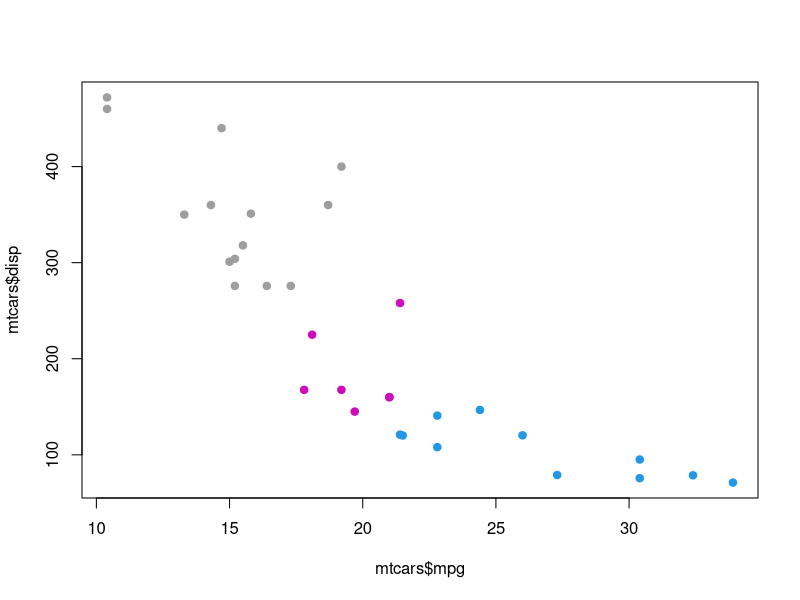
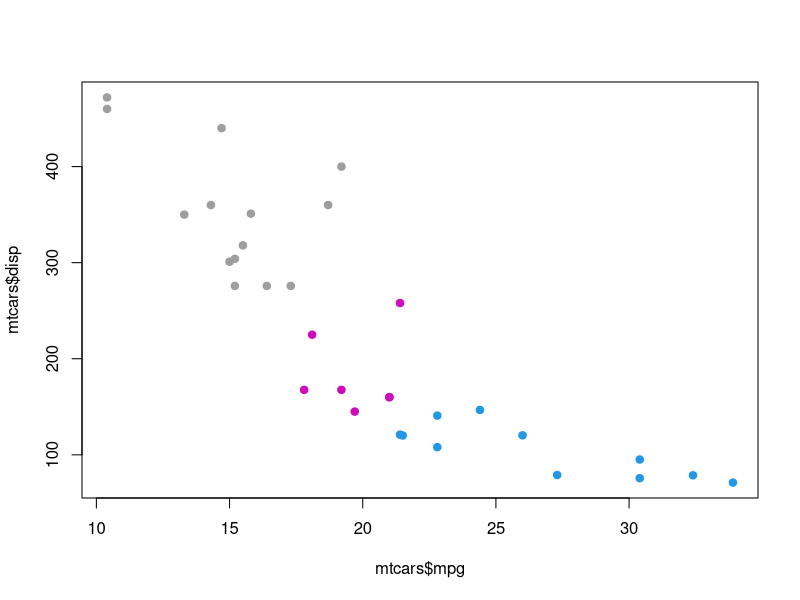
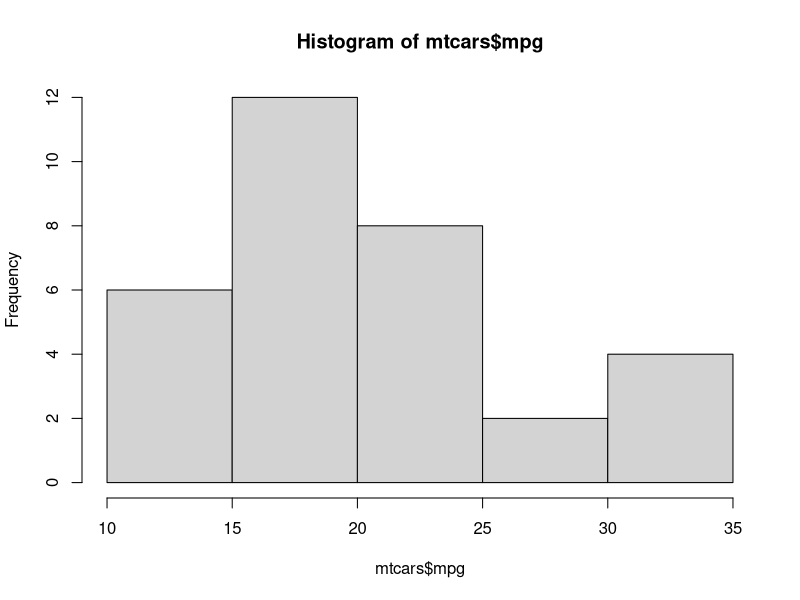
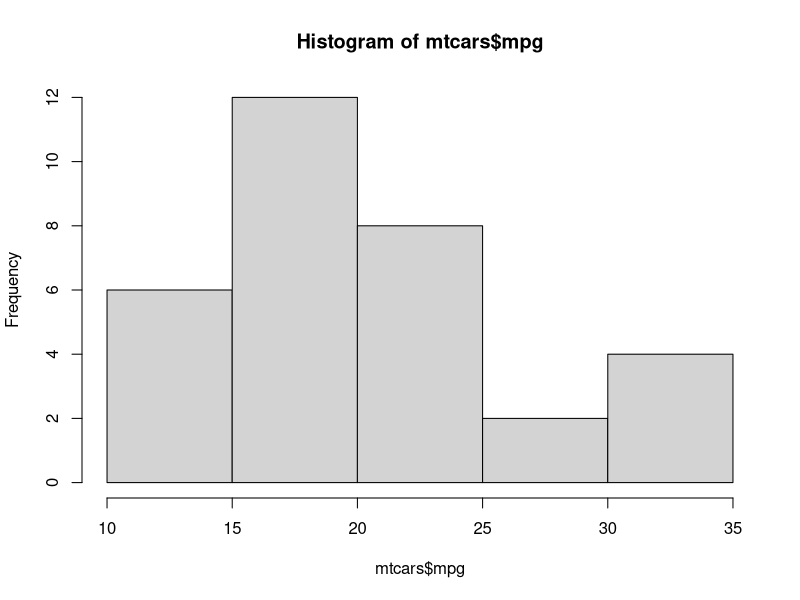
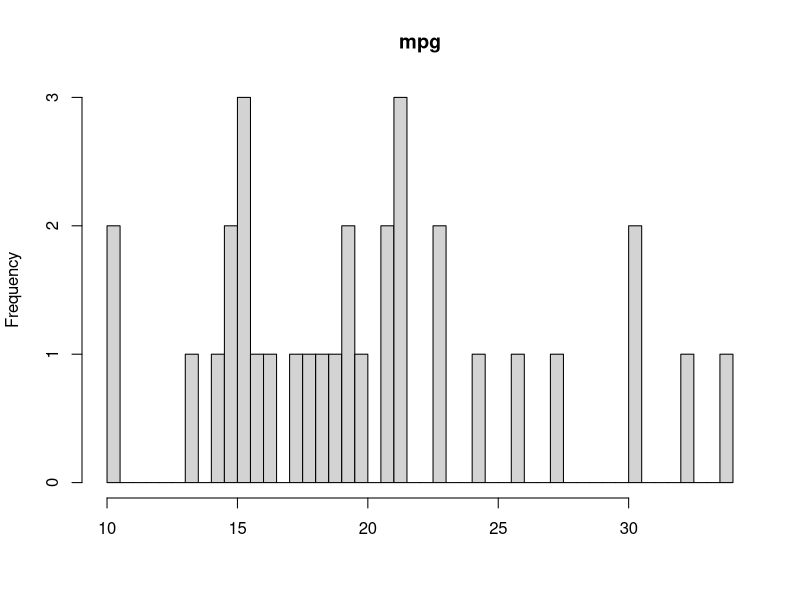
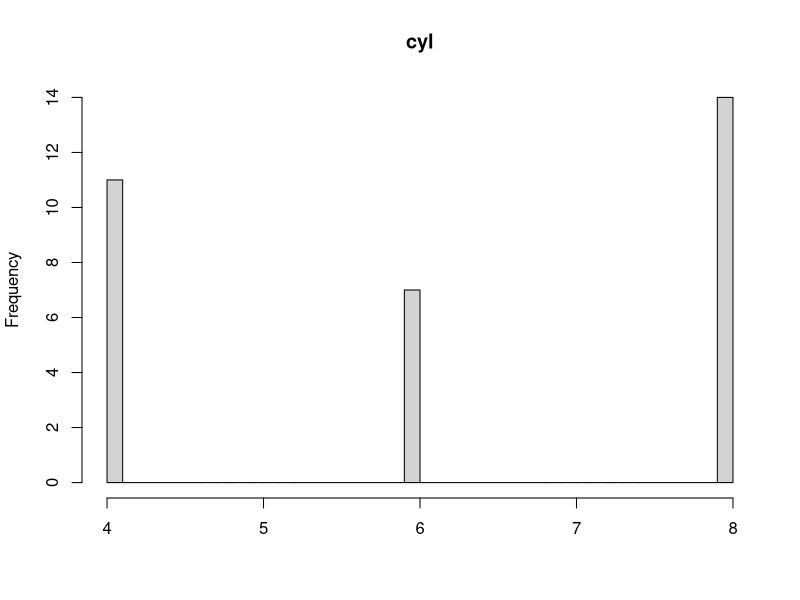
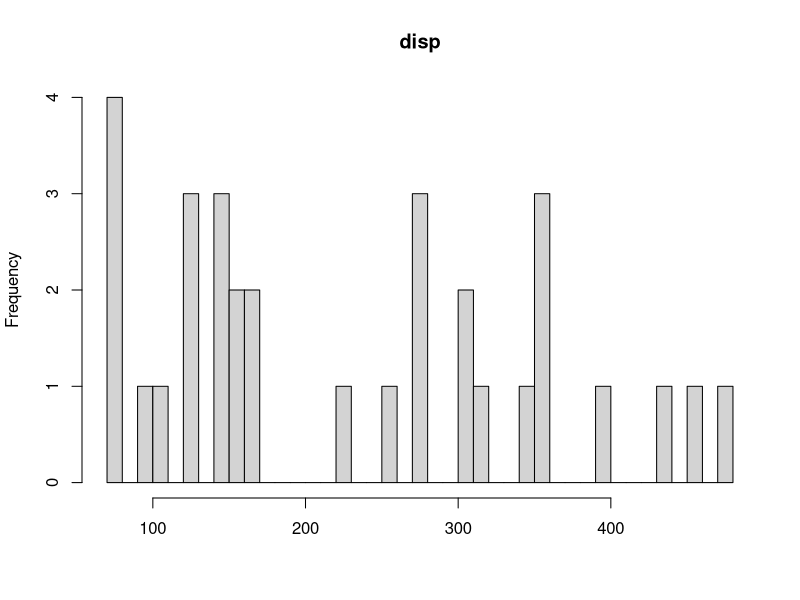
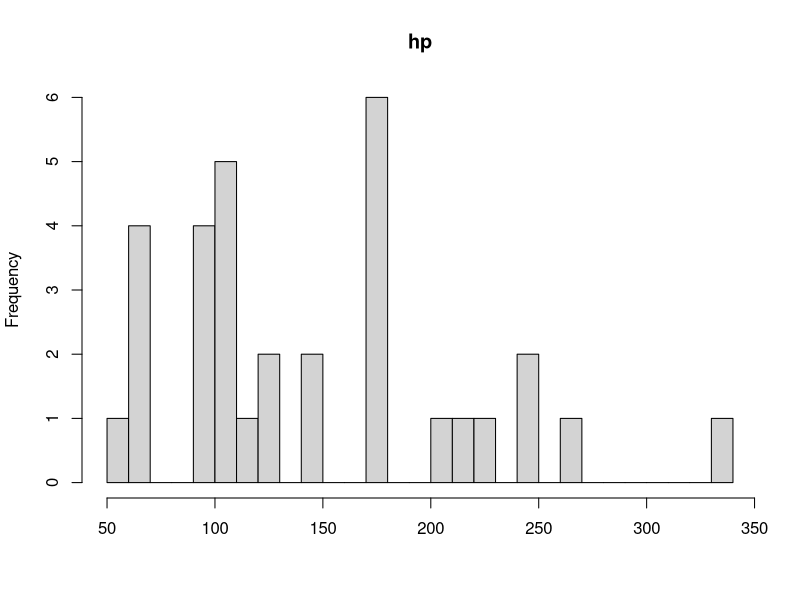

Reproduce these figures in R, in order.
#' ---
#' title: Sample HTML report generated from R script
#' author: Andrew Brooks
#' date: March 4, 2015
#' output:
#'    html_document:
#'      toc: true
#'      highlight: zenburn
#' ---

#' ## Generate document body from comments
#' All the features from markdown and markdown supported within .Rmd documents, I was able to
#' get from within R scripts.  Here are some that I tested and use most frequently:  
#' 
#' * Smart comment fomatting in your R script generate the body and headers of the document
#'     * Simply tweak your comments to begin with `#'` instead of just `#`  
#' * Create markdown headers as normal: `#' #` for h1, `#' ##` for h2, etc.
#' * Add two spaces to the end of a comment line to start a new line (just like regular markdown)
#' * Add `toc: true` to YAML frontmatter to create a table of contents with links like the one at the 
#' top of this page that links to h1, h2 & h3's indented like so:
#'     * h1
#'         * h2
#'             * h3
#' * Modify YAML to change syntax highlighting style (I'm using zenburn), author, title, theme, and all the good stuff
#' you're used to setting in Rmd documents.
#' * Sub-bullets like the ones above are created by a `#' *` with 4 spaces per level of indentation.
#' * Surround text with `*` to *italicize*  
#' * Surround text with `**` to **bold**  
#' * Surround text with `***` to ***italicize & bold***  
#' * Skip lines with `#' <br>`
#' * Keep comments in code, but hide from printing in report with `#' <!-- this text will not print in report -->`  
#' * Add hyperlinks:
#'     * [Rmarkdown cheatsheet](http://rmarkdown.rstudio.com/RMarkdownCheatSheet.pdf)
#'     * [Rmarkdown Reference Guide](http://rmarkdown.rstudio.com/RMarkdownReferenceGuide.pdf)
#'     * [Compiling R notebooks from R Scripts](http://rmarkdown.rstudio.com/r_notebook_format.html)
#' 

# comments without the extra tick show up like this.  And get included in code blocks
# loading mtcars data
data(mtcars)

#' ## Messing with data
 
library('knitr')

#' ### 3 ways to print an object
#' ...specifically a data.frame in this case.  Ordered from least to most pretty (in my opinion).

print(head(mtcars))
knitr::kable(head(mtcars))
#' including `#+ results='asis'` chunk option for formatting
#+ results='asis'
knitr::kable(head(mtcars))

#' ### Plotting
plot(mtcars$mpg, mtcars$disp, col=mtcars$cyl, pch=19)

#' We can change the chunk options we would use for a code block using `knitr` by using a comment that starts with `#+`.
#' For example, to change the plot size, we can specify `#+ fig.width=4, fig.height=4` before plotting.  
#' <br>
#' A new chunk is automatically generated (chunk settings reset) whenever we add document text with `#'` or change.
#' However, it is possible to specify global chunk options, if desired.
#' chunk options again with `#+`.  

#' `#+ fig.width=4, fig.height=4` <!-- simply for illustrative purposes in the document-->
#+ fig.width=4, fig.height=4
plot(mtcars$mpg, mtcars$disp, col=mtcars$cyl, pch=19)


#' Small plots often render with strange resolution and relative sizings of labels, axes, etc.  The `dpi` chunk option can be used 
#' to fix this.  Just be sure to adjust the fig.width and fig.height accordingly.
#' 
#' **Bad plot: ** `#+ fig.width=2, fig.height=2`
#+ fig.width=2, fig.height=2
hist(mtcars$mpg)

#' **Good plot: ** `#+ fig.width=4, fig.height=4, dpi=50`
#+ fig.width=4, fig.height=4, dpi=50
hist(mtcars$mpg)

#' Generate a series of plots from a loop
#+ fig.width=3, fig.height=3
for(i in 1:ncol(mtcars)) hist(mtcars[,i], breaks=40, xlab='', main=names(mtcars)[i])

#' ### Let's build a random forest model  
#' ... and explore some model output.  First here's a big chunk of text from the random forest documentation:  
#' <br>
#' **Random forest documentation:**  
#' randomForest implements Breiman's random forest algorithm (based on Breiman and Cutler's original Fortran code) 
#' for classification and regression. It can also be used in unsupervised mode for assessing proximities among data points.  
#' <br>
#' **Note:**  
#' The forest structure is slightly different between classification and regression. For details on how the trees are stored, see the help page for getTree.    
#' <br>
#' If xtest is given, prediction of the test set is done “in place” as the trees are grown. If ytest is also given, and do.trace is set to some positive integer, 
#' then for every do.trace trees, the test set error is printed. Results for the test set is returned in the test component of the resulting randomForest object. 
#' For classification, the votes component (for training or test set data) contain the votes the cases received for the classes. If norm.votes=TRUE, the fraction 
#' is given, which can be taken as predicted probabilities for the classes.  
#' <br>
#' For large data sets, especially those with large number of variables, calling randomForest via the formula interface is not advised: There may be too 
#' much overhead in handling the formula.  
#' <br>
#' The “local” (or casewise) variable importance is computed as follows: For classification, it is the increase in percent of times a case is OOB 
#' and misclassified when the variable is permuted. For regression, it is the average increase in squared OOB residuals when the variable is permuted.  


# OK. now let's actually use random.forest
library('randomForest')
mtcars$am <- as.factor(mtcars$am)
rf <- randomForest(am~., ntree=100, data=mtcars)

#' Here's the resulting confusion matrix on the training data.  Not very clear to a non-technical or non-forest savvy audience.
print(rf)

#' ### Dynamic comments
#' We can get fancy and actually dynamically generate some commentary around these results.  That is we can auto-fill parts of our document text
#' with objects from the R environment.  This could be useful with analyses that involve stochastic 
#' elements changing from run to run like random forest.  Or any analysis where results are subject to change.    
#' <br>  
#' `r rf$confusion[1,1]` cars are correctly classified as 0.  
#' `r rf$confusion[2,2]` cars are correctly classified as 1.  
#' `r rf$confusion[1,2]` cars are misclassified as 1.  
#' `r rf$confusion[2,1]` cars are misclassified as 0.  
#' 
#' These numbers were generated by wrapping the R expression to excute into the ticks like so: 
#' I don't know how to write this within a `#'` comment without evaluating it, so I'm documenting here as a
#' character string:  
#+ echo=F, eval=T
cat("#' `r rf$confusion[2,1]` cars are misclassified as 0. ")
#' <br>
#' 
#' ### Generate comments in a loop
#' 
#' This is useful if you want to generate lots of text without writing it manually.  

#' `#+ results='asis'`
#+ results='asis'
for (i in 1:10) {
  rf <- randomForest(am~., ntree=100, data=mtcars)
  cat("iteration ",i, ": ", rf$confusion[1,1], "cars are correctly classified as 0", "\n")
  cat('\n')
}

#' ## Toggle chunk settings globally by R variables
#' Much like we used R objects to dynamically generate text to print in the document (in the form of comments),
#' we can use R objects to dynamically specify chunk options.  

#' When we set `evaluateStuff` to `TRUE` or `FALSE`, the following 3 chunks will evaluate (or not) as we choose.
#' We can toggle them all with one variable, instead of manually changing the chunk settings with `#+ eval=T`
#' in the R script multiple times.  Simply
#' include the variable you want to execute in the chunk comments with ticks.   
#' Like so:  **#+ eval=\`evaluateStuff\`**

evaluateStuff <- T

#+ eval=`evaluateStuff`
cat('first thing to evaluate')
#+ eval=`evaluateStuff`
cat('second thing to evaluate')
#+ eval=`evaluateStuff`
cat('third thing to evaluate')

#' <br>
#' Now let's just print the code and not evaluate anything.
evaluateStuff <- F

#+ eval=`evaluateStuff`
cat('first thing to evaluate')
#+ eval=`evaluateStuff`
cat('second thing to evaluate')
#+ eval=`evaluateStuff`
cat('third thing to evaluate')

#' ## Converting R Script to HTML/PDF  
#' If you did everyhing right, above this is the easy part.  Simply render the script as desired with the `render` function from `rmarkdown`.  

#' `rmarkdown::render('~/OneDrive - University of Nevada, Reno/Research/Talks/report-from-R-template.R')`
